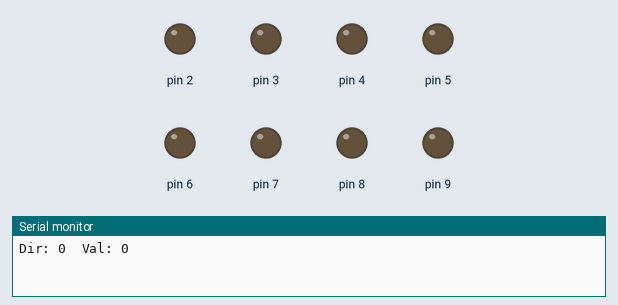
This sketch was run on a simulated Arduino Uno, built with avr-gcc and run on an emulated ATmega328P. On the bench: output pins drawn as LEDs (lit = HIGH), the last lines printed to the serial monitor. EEPROM starts erased.

Above: at 0.9 s.
At 5.4 s:
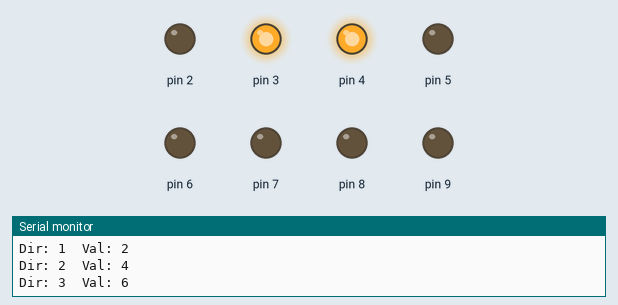
At 9.9 s:
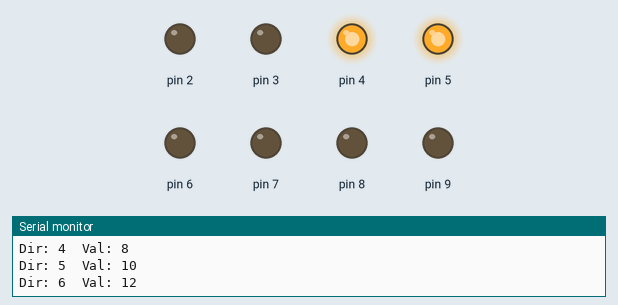
At 18.9 s:
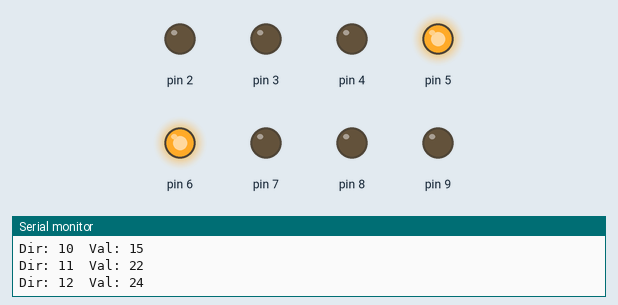
At 27.9 s:
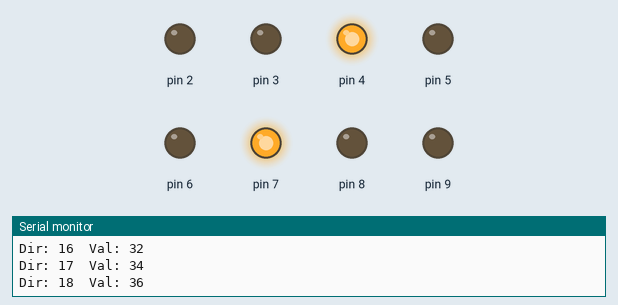
At 38.4 s:
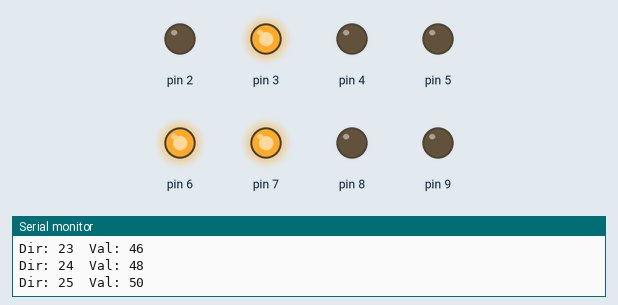
Timing chart, 0 to 40.0 s (numbered marks = the images above):
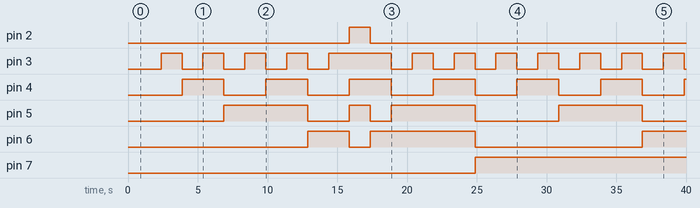

Measured:
- by itself, pin 2: LOW → HIGH at 15.9 s, → LOW 1.5 s later
- by itself, pin 3: goes 4 × (HIGH 1.5 s, LOW 1.5 s), HIGH 4.5 s, 7 × (LOW 1.5 s, HIGH 1.5 s), then LOW
- by itself, pin 4: alternates HIGH for 3.0 s and LOW for 3.0 s
- by itself, pin 5: LOW → HIGH at 6.9 s, → LOW 6.0 s later, → HIGH 3.0 s later, → LOW 1.5 s later, … (8 changes in this stretch)
- by itself, pin 6: goes HIGH 3.0 s, LOW 1.5 s, HIGH 7.5 s, LOW 12.0 s, then HIGH
- by itself, pin 7: LOW → HIGH at 24.9 s

The sketch:

grabarEnEEPROM.ino
```cpp
#include <EEPROM.h>

unsigned short current = 0;

void setup() {
  Serial.begin(9600);
  for(int dir = 0; dir < 255; dir++)
    EEPROM.write(dir, 2 * dir);

  for(int pin = 2; pin < 10; pin++)
    pinMode(pin, OUTPUT);

   EEPROM.write(10, 15);

}

void loop() {
  int val = EEPROM.read(current);

  Serial.print("Dir: ");
  Serial.print(current);
  Serial.print("\t");
  Serial.print("Val: ");
  Serial.println(val);
  for(int d = 0; d < 8; d++){
    int b = (1<<d) & val;
    if (b > 0)
      digitalWrite(2 + d, HIGH);
    else
      digitalWrite(2 + d, LOW);
    }
    delay(1500);
    current++;
    if (current > 254)
      current = 0;
}
```
